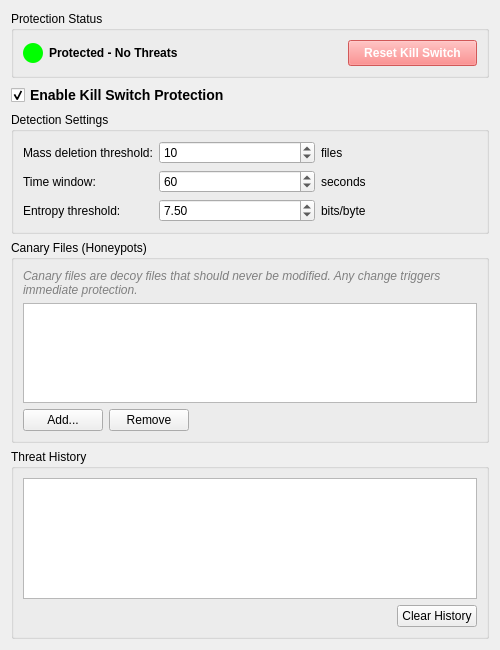
<?xml version="1.0" encoding="UTF-8"?>
<ui version="4.0">
 <class>OCC::KillSwitchSettings</class>
 <widget class="QWidget" name="OCC::KillSwitchSettings">
  <property name="geometry">
   <rect>
    <x>0</x>
    <y>0</y>
    <width>500</width>
    <height>650</height>
   </rect>
  </property>
  <property name="windowTitle">
   <string>Kill Switch Protection</string>
  </property>
  <layout class="QVBoxLayout" name="verticalLayout">
   <item>
    <widget class="QGroupBox" name="statusGroup">
     <property name="title">
      <string>Protection Status</string>
     </property>
     <layout class="QHBoxLayout" name="statusLayout">
      <item>
       <widget class="QLabel" name="statusIndicator">
        <property name="minimumSize">
         <size>
          <width>20</width>
          <height>20</height>
         </size>
        </property>
        <property name="maximumSize">
         <size>
          <width>20</width>
          <height>20</height>
         </size>
        </property>
        <property name="styleSheet">
         <string>background-color: #00FF00; border-radius: 10px;</string>
        </property>
        <property name="text">
         <string/>
        </property>
       </widget>
      </item>
      <item>
       <widget class="QLabel" name="statusLabel">
        <property name="text">
         <string>Protected - No Threats</string>
        </property>
        <property name="styleSheet">
         <string>font-weight: bold;</string>
        </property>
       </widget>
      </item>
      <item>
       <spacer name="statusSpacer">
        <property name="orientation">
         <enum>Qt::Horizontal</enum>
        </property>
        <property name="sizeHint" stdset="0">
         <size>
          <width>40</width>
          <height>20</height>
         </size>
        </property>
       </spacer>
      </item>
      <item>
       <widget class="QPushButton" name="resetButton">
        <property name="enabled">
         <bool>false</bool>
        </property>
        <property name="text">
         <string>Reset Kill Switch</string>
        </property>
        <property name="styleSheet">
         <string>QPushButton { background-color: #FF6B6B; color: white; font-weight: bold; padding: 5px 15px; }</string>
        </property>
       </widget>
      </item>
     </layout>
    </widget>
   </item>
   <item>
    <widget class="QCheckBox" name="enableKillSwitch">
     <property name="text">
      <string>Enable Kill Switch Protection</string>
     </property>
     <property name="checked">
      <bool>true</bool>
     </property>
     <property name="styleSheet">
      <string>font-weight: bold; font-size: 14px;</string>
     </property>
    </widget>
   </item>
   <item>
    <widget class="QGroupBox" name="settingsGroup">
     <property name="title">
      <string>Detection Settings</string>
     </property>
     <layout class="QFormLayout" name="settingsLayout">
      <item row="0" column="0">
       <widget class="QLabel" name="deleteThresholdLabel">
        <property name="text">
         <string>Mass deletion threshold:</string>
        </property>
        <property name="toolTip">
         <string>Trigger kill switch when this many files are deleted</string>
        </property>
       </widget>
      </item>
      <item row="0" column="1">
       <layout class="QHBoxLayout" name="deleteLayout">
        <item>
         <widget class="QSpinBox" name="deleteThresholdSpinBox">
          <property name="minimum">
           <number>1</number>
          </property>
          <property name="maximum">
           <number>1000</number>
          </property>
          <property name="value">
           <number>10</number>
          </property>
         </widget>
        </item>
        <item>
         <widget class="QLabel" name="deleteThresholdSuffix">
          <property name="text">
           <string>files</string>
          </property>
         </widget>
        </item>
       </layout>
      </item>
      <item row="1" column="0">
       <widget class="QLabel" name="timeWindowLabel">
        <property name="text">
         <string>Time window:</string>
        </property>
        <property name="toolTip">
         <string>Time period to count deletions</string>
        </property>
       </widget>
      </item>
      <item row="1" column="1">
       <layout class="QHBoxLayout" name="timeLayout">
        <item>
         <widget class="QSpinBox" name="timeWindowSpinBox">
          <property name="minimum">
           <number>10</number>
          </property>
          <property name="maximum">
           <number>3600</number>
          </property>
          <property name="value">
           <number>60</number>
          </property>
         </widget>
        </item>
        <item>
         <widget class="QLabel" name="timeWindowSuffix">
          <property name="text">
           <string>seconds</string>
          </property>
         </widget>
        </item>
       </layout>
      </item>
      <item row="2" column="0">
       <widget class="QLabel" name="entropyThresholdLabel">
        <property name="text">
         <string>Entropy threshold:</string>
        </property>
        <property name="toolTip">
         <string>Files with entropy above this are considered encrypted (max 8.0)</string>
        </property>
       </widget>
      </item>
      <item row="2" column="1">
       <layout class="QHBoxLayout" name="entropyLayout">
        <item>
         <widget class="QDoubleSpinBox" name="entropyThresholdSpinBox">
          <property name="minimum">
           <double>5.000000000000000</double>
          </property>
          <property name="maximum">
           <double>8.000000000000000</double>
          </property>
          <property name="singleStep">
           <double>0.100000000000000</double>
          </property>
          <property name="value">
           <double>7.500000000000000</double>
          </property>
         </widget>
        </item>
        <item>
         <widget class="QLabel" name="entropyThresholdSuffix">
          <property name="text">
           <string>bits/byte</string>
          </property>
         </widget>
        </item>
       </layout>
      </item>
     </layout>
    </widget>
   </item>
   <item>
    <widget class="QGroupBox" name="canaryGroup">
     <property name="title">
      <string>Canary Files (Honeypots)</string>
     </property>
     <layout class="QVBoxLayout" name="canaryLayout">
      <item>
       <widget class="QLabel" name="canaryDescription">
        <property name="text">
         <string>Canary files are decoy files that should never be modified. Any change triggers immediate protection.</string>
        </property>
        <property name="wordWrap">
         <bool>true</bool>
        </property>
        <property name="styleSheet">
         <string>color: gray; font-style: italic;</string>
        </property>
       </widget>
      </item>
      <item>
       <widget class="QListWidget" name="canaryListWidget">
        <property name="maximumSize">
         <size>
          <width>16777215</width>
          <height>100</height>
         </size>
        </property>
       </widget>
      </item>
      <item>
       <layout class="QHBoxLayout" name="canaryButtonLayout">
        <item>
         <widget class="QPushButton" name="addCanaryButton">
          <property name="text">
           <string>Add...</string>
          </property>
         </widget>
        </item>
        <item>
         <widget class="QPushButton" name="removeCanaryButton">
          <property name="text">
           <string>Remove</string>
          </property>
         </widget>
        </item>
        <item>
         <spacer name="canaryButtonSpacer">
          <property name="orientation">
           <enum>Qt::Horizontal</enum>
          </property>
          <property name="sizeHint" stdset="0">
           <size>
            <width>40</width>
            <height>20</height>
           </size>
          </property>
         </spacer>
        </item>
       </layout>
      </item>
     </layout>
    </widget>
   </item>
   <item>
    <widget class="QGroupBox" name="historyGroup">
     <property name="title">
      <string>Threat History</string>
     </property>
     <layout class="QVBoxLayout" name="historyLayout">
      <item>
       <widget class="QListWidget" name="threatListWidget">
        <property name="styleSheet">
         <string>QListWidget { font-family: monospace; }</string>
        </property>
       </widget>
      </item>
      <item>
       <layout class="QHBoxLayout" name="historyButtonLayout">
        <item>
         <spacer name="historyButtonSpacer">
          <property name="orientation">
           <enum>Qt::Horizontal</enum>
          </property>
          <property name="sizeHint" stdset="0">
           <size>
            <width>40</width>
            <height>20</height>
           </size>
          </property>
         </spacer>
        </item>
        <item>
         <widget class="QPushButton" name="clearHistoryButton">
          <property name="text">
           <string>Clear History</string>
          </property>
         </widget>
        </item>
       </layout>
      </item>
     </layout>
    </widget>
   </item>
  </layout>
 </widget>
 <resources/>
 <connections/>
</ui>
